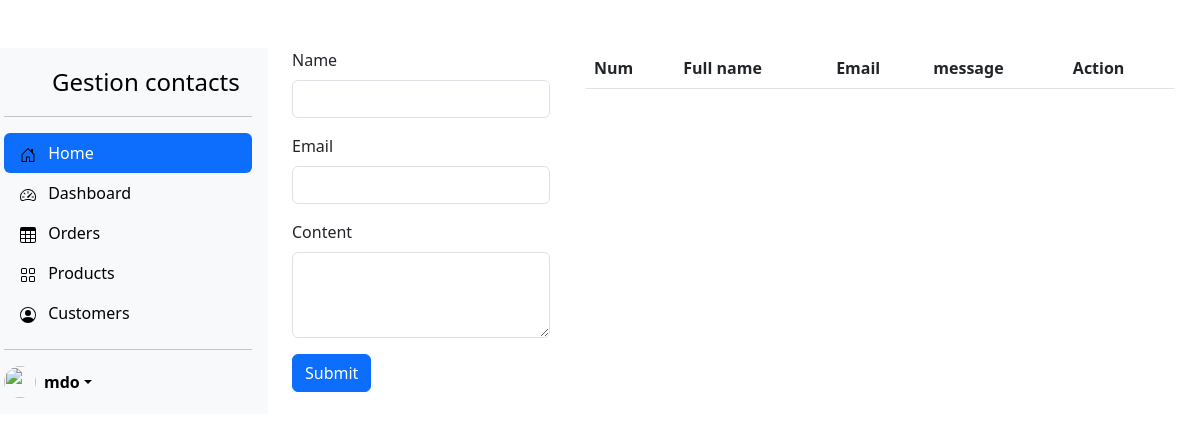
The app's page /gestion-contact/, older data.
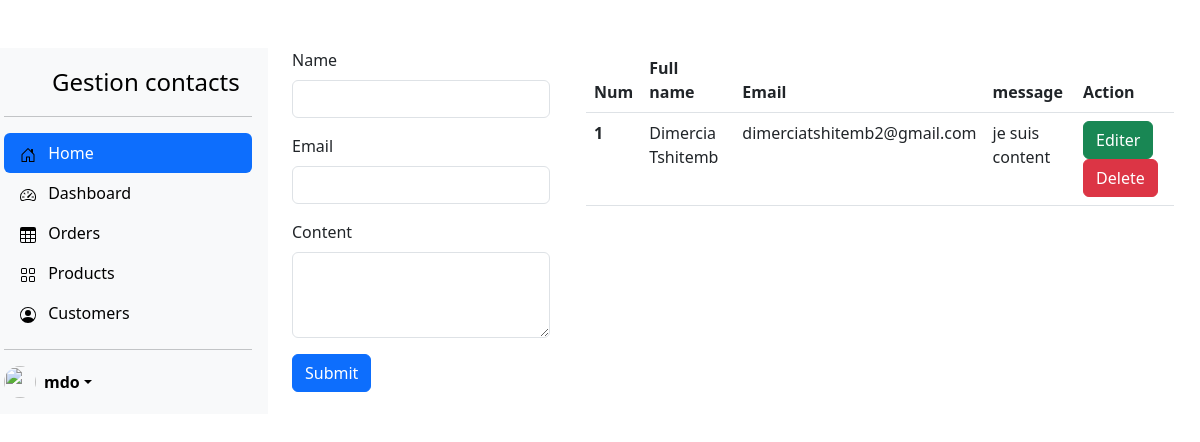
The same page, newer data.
### my_wedding/models.py (models this page shows, shortened)
class Contact(models.Model):
    name = models.CharField(max_length=30)
    email = models.EmailField(unique=True)
    content = models.TextField()

### my_wedding/views.py (the view, shortened to what this page needs)
# urls.py: path('gestion-contact/', gestionContactView, name = "gestion_contact"),
def gestionContactView(request, template_name = "wedding/pages/gestionContact.html"):
    context = {}
    contacts = Contact.objects.all()
    context["contacts"] = contacts
    return render(request, template_name, context)

### my_wedding/templates/wedding/pages/gestionContact.html (shortened to what this page needs)
<!DOCTYPE html>
{% load static %}
<html lang="en">
<head>
    <link rel="stylesheet" href="{% static 'wedding/css/bootstrap.min.css' %}">
    <link rel="stylesheet" href="{% static 'wedding/css/my_styles.css' %}">
</head>
<body>
<div class="row mt-5">
{% include 'wedding/partials/sidebar.html' %}
  <div class="col-3">
      <form class="container" method="post">
  <div class="mb-3" >
    <label for="exampleInputEmail1" class="form-label">Name</label>
    <input type="name" class="form-control" id="examplename" aria-describedby="nameHelp" name="name" value="{{contact_one.name}}">
  </div>
  <div class="mb-3">
    <label for="exampleInputEmail1" class="form-label">Email</label>
    <input type="email" class="form-control" id="exampleInputEmail1" aria-describedby="emailHelp" name="email", value="{{contact_one.email}}">
  </div>
  <div class="mb-3">
  <label for="exampleFormControlTextarea1" class="form-label">Content</label>
  <textarea class="form-control" id="exampleFormControlTextarea1" rows="3" name="content">
    {{contact_one.content}}
  </textarea>
</div>
  <button type="submit" class="btn btn-primary">Submit</button>
</form>
  </div>
  <div class="col-6">
    <table class="table">
    <thead>
      <tr>
        <th scope="col">Num</th>
        <th scope="col">Full name</th>
        <th scope="col">Email</th>
        <th scope="col">message</th>
        <th scope="col">Action</th>
      </tr>
    </thead>
    <tbody>
    {% for contact in contacts %}
      <tr>
        <th scope="row">{{ forloop.counter }}</th>
        <td>{{ contact.name }}</td>
        <td>{{ contact.email }}</td>
        <td>{{ contact.content }}</td>
        <td>
          <a href="{% url 'update_contact' contact.id %}" class="btn btn-success">Editer</a>
          <a href="{% url 'delete_contact' contact.id %}" class="btn btn-danger">Delete</a>
        </td>
      </tr>
    {% endfor %}
    </tbody>
  </table>
  </div>
</div>
</body>
</html>

Row changes from the older to the newer data that the page shows:
added Contact: name "Dimercia Tshitemb", email "dimerciatshitemb2@gmail.com", content "je suis content"
